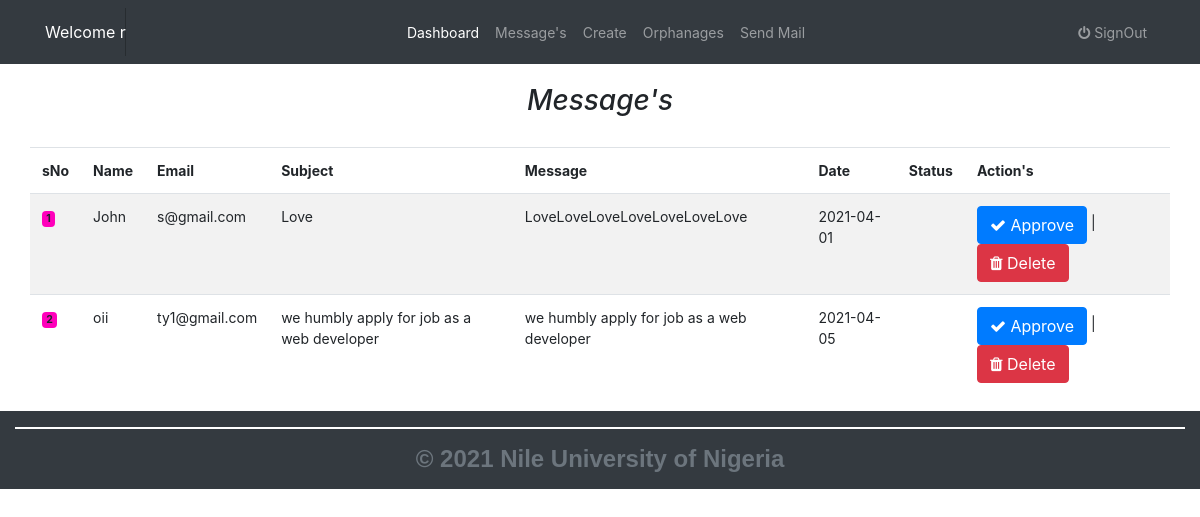
Page /admin/messages.php (signed in) on the committed database.
### tables this page shows
CREATE TABLE `contact` (
  `id` int(11) NOT NULL,
  `name` varchar(300) NOT NULL,
  `email` varchar(300) NOT NULL,
  `subject` varchar(300) NOT NULL,
  `message` varchar(1000) NOT NULL,
  `created_at` date NOT NULL,
  `status` varchar(10000) DEFAULT NULL,
  `updated_at` date DEFAULT NULL
);

### libs/classes/Contact.php (called while the page is built, shortened)
<?php
include_once("DB.php");
class Contact
{
    public $link;
    public function __construct()
    {
        $database = new DB();
        $this->link = $database->dbConnect();
    }
	public function index() {
		$stmt = $this->link->prepare("SELECT * FROM contact");
		$stmt->execute();
		return $stmt->fetchAll();
	}
}

### libs/classes/DB.php (called while the page is built, shortened)
<?php
class DB
{
	public $config =  array(
		'host' 		=> 'localhost',
		'user' 		=> 'root',
		'password' 	=> '',
		'dbname' 	=> 'gigs_orphanage'
	 );
	public function dbConnect() {
		try {
			$this->link = new PDO('mysql:host=' .$this->config['host'].'; dbname=' . $this->config['dbname'], $this->config['user'], $this->config['password']);
			$this->link->setAttribute(PDO::ATTR_EMULATE_PREPARES, false);
			$this->link->setAttribute(PDO::MYSQL_ATTR_USE_BUFFERED_QUERY, true);
			$this->link->setAttribute(PDO::ATTR_ERRMODE, PDO::ERRMODE_EXCEPTION);
			return $this->link;
		} catch (PDOException $e) {
			$this->error = "Database connection error: " . $e->getMessage();
            		return $this->error;
		}
	}
}

### admin/messages.php (the view, shortened to what this page needs)
<?php
    include_once('../libs/classes/Contact.php');
    $message = new Contact();
    $messages = $message->index();
?>
<!doctype html>
<html lang="en">
	<head>
		<link href="../layouts/bootstrap/dist/css/bootstrap.min.css" rel="stylesheet" />
		<link href="../layouts/fonts/css/font-awesome.min.css" rel="stylesheet" />
		<link href="../layouts/css/dashboard.css" rel="stylesheet" />
	</head>
	<body>
		<?php  include_once("inc/nav.php");?>	<br/><br/><br/><br/>
		<div class="container-fluid">
			<div class="col-12">
				<h5 class="text-center h3" ><em>Message's</em></h5><br/>
				<div class="table-responsive">
					<table class="table table-striped table-lg table-border">
						<thead>
							<tr>
								<td><strong>sNo</strong><br></td>
								<td><strong>Name</strong></td>
								<td><strong>Email</strong></td>
								<td><strong>Subject</strong></td>
								<td><strong>Message</strong></td>
								<td><strong>Date</strong></td>
								<td><strong>Status</strong></td>
								<td><strong>Action's<strong></td>
							</tr>
						</thead>
						<tbody>
							<?php $i= 1;?>
							<div class="form">
							<?php  foreach ($messages as $message):?>
								<form action="" method="POST">
									<tr>
										<td><span style="background-color:#ff00bb;" class="badge" ><?php echo $i++; ?></span></td>
										<td><?php echo $message["name"]; ?></td>
										<td><?php echo $message["email"]; ?></td>
										<td><?php echo $message["subject"];?></td>
										<td><?php echo $message["message"]; ?></td>
										<td><?php echo $message["created_at"]; ?></td>
										<td><?php echo $message["status"]; ?></td>
										<td>
										<?php if ($message["status"] === null) { ?>
											<span>
												<button class="btn btn-primary" name="updateM"> <i class="fa fa-check"></i> Approve</button> |
											</span>
											<span>
												<button class="btn btn-danger" name="deleteM"> <i  class="fa fa-trash"></i> Delete</button>
											</span>
										<?php } else { ?>
											<span class="h3">
												<button class="btn btn-danger" name="deleteM"> <i  class="fa fa-trash"></i> Delete</button>
											</span>
										<?php } ?>
										</td>
									</tr>
								</form>
								<?php endforeach ?>
							</div>
					</tbody>
				</table>
				</div>
			</div>
		</div>
		<?php include_once("inc/footer.php"); ?>
	</body>
</html>

### layouts/css/dashboard.css (style rules this page uses)
body { font-size: .875rem; }

### rows in the picture
contact: name "John", email "s@gmail.com", subject "Love", message "LoveLoveLoveLoveLoveLoveLove", created_at "2021-04-01", shows "Approve"
contact: name "oii", email "ty1@gmail.com", subject "we humbly apply for job as a web developer", message "we humbly apply for job as a web developer", created_at "2021-04-05", shows "Approve"

### other values in the picture
$_SESSION['admin'][1] "r"
